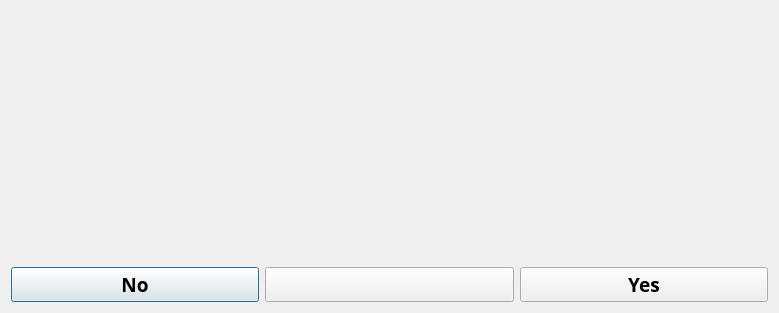
<?xml version="1.0" encoding="UTF-8"?>
<ui version="4.0">
 <class>messageDlg</class>
 <widget class="QDialog" name="messageDlg">
  <property name="geometry">
   <rect>
    <x>0</x>
    <y>0</y>
    <width>779</width>
    <height>313</height>
   </rect>
  </property>
  <property name="windowTitle">
   <string>Ack.. A Question...</string>
  </property>
  <layout class="QVBoxLayout" name="verticalLayout">
   <item>
    <layout class="QHBoxLayout" name="horizontalLayout" stretch="40,60">
     <item>
      <widget class="QLabel" name="iconLabel">
       <property name="sizePolicy">
        <sizepolicy hsizetype="Preferred" vsizetype="MinimumExpanding">
         <horstretch>0</horstretch>
         <verstretch>0</verstretch>
        </sizepolicy>
       </property>
       <property name="font">
        <font>
         <family>Arial Black</family>
         <weight>75</weight>
         <bold>true</bold>
        </font>
       </property>
       <property name="text">
        <string/>
       </property>
       <property name="alignment">
        <set>Qt::AlignCenter</set>
       </property>
      </widget>
     </item>
     <item>
      <widget class="QLabel" name="msgLabel">
       <property name="sizePolicy">
        <sizepolicy hsizetype="Preferred" vsizetype="MinimumExpanding">
         <horstretch>0</horstretch>
         <verstretch>0</verstretch>
        </sizepolicy>
       </property>
       <property name="font">
        <font>
         <family>Arial Black</family>
         <pointsize>15</pointsize>
         <weight>75</weight>
         <bold>true</bold>
        </font>
       </property>
       <property name="styleSheet">
        <string notr="true"/>
       </property>
       <property name="frameShape">
        <enum>QFrame::NoFrame</enum>
       </property>
       <property name="text">
        <string/>
       </property>
       <property name="alignment">
        <set>Qt::AlignCenter</set>
       </property>
       <property name="wordWrap">
        <bool>true</bool>
       </property>
      </widget>
     </item>
    </layout>
   </item>
   <item>
    <layout class="QHBoxLayout" name="horizontalLayout_2">
     <item>
      <widget class="QPushButton" name="btn_2">
       <property name="sizePolicy">
        <sizepolicy hsizetype="Minimum" vsizetype="Fixed">
         <horstretch>0</horstretch>
         <verstretch>0</verstretch>
        </sizepolicy>
       </property>
       <property name="font">
        <font>
         <family>Arial Black</family>
         <pointsize>14</pointsize>
         <weight>75</weight>
         <bold>true</bold>
        </font>
       </property>
       <property name="text">
        <string>No</string>
       </property>
      </widget>
     </item>
     <item>
      <widget class="QPushButton" name="btn_3">
       <property name="sizePolicy">
        <sizepolicy hsizetype="Minimum" vsizetype="Fixed">
         <horstretch>0</horstretch>
         <verstretch>0</verstretch>
        </sizepolicy>
       </property>
       <property name="font">
        <font>
         <family>Arial Black</family>
         <pointsize>14</pointsize>
         <weight>75</weight>
         <bold>true</bold>
        </font>
       </property>
       <property name="text">
        <string/>
       </property>
      </widget>
     </item>
     <item>
      <widget class="QPushButton" name="btn_1">
       <property name="sizePolicy">
        <sizepolicy hsizetype="Minimum" vsizetype="Fixed">
         <horstretch>0</horstretch>
         <verstretch>0</verstretch>
        </sizepolicy>
       </property>
       <property name="font">
        <font>
         <family>Arial Black</family>
         <pointsize>14</pointsize>
         <weight>75</weight>
         <bold>true</bold>
        </font>
       </property>
       <property name="text">
        <string>Yes</string>
       </property>
      </widget>
     </item>
    </layout>
   </item>
  </layout>
 </widget>
 <resources/>
 <connections/>
</ui>
